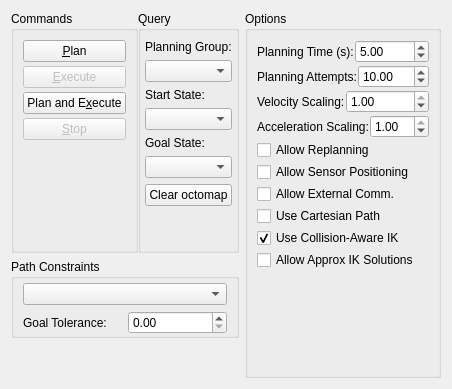
     <widget class="QWidget" name="planning">
      <attribute name="title">
       <string>Planning</string>
      </attribute>
      <layout class="QHBoxLayout" name="horizontalLayout_9">
       <item>
        <layout class="QVBoxLayout" name="verticalLayout_11">
         <item>
          <layout class="QHBoxLayout" name="horizontalLayout_7">
           <property name="spacing">
            <number>0</number>
           </property>
           <item>
            <widget class="QGroupBox" name="groupBox_9">
             <property name="title">
              <string>Commands</string>
             </property>
             <layout class="QVBoxLayout" name="verticalLayout_9">
              <property name="spacing">
               <number>4</number>
              </property>
              <item>
               <widget class="QPushButton" name="plan_button">
                <property name="text">
                 <string>&amp;Plan</string>
                </property>
               </widget>
              </item>
              <item>
               <widget class="QPushButton" name="execute_button">
                <property name="enabled">
                 <bool>false</bool>
                </property>
                <property name="text">
                 <string>&amp;Execute</string>
                </property>
               </widget>
              </item>
              <item>
               <widget class="QPushButton" name="plan_and_execute_button">
                <property name="text">
                 <string>Plan and E&amp;xecute</string>
                </property>
               </widget>
              </item>
              <item>
               <widget class="QPushButton" name="stop_button">
                <property name="enabled">
                 <bool>false</bool>
                </property>
                <property name="text">
                 <string>&amp;Stop</string>
                </property>
               </widget>
              </item>
              <item>
               <widget class="QLabel" name="result_label">
                <property name="layoutDirection">
                 <enum>Qt::LeftToRight</enum>
                </property>
                <property name="text">
                 <string/>
                </property>
                <property name="alignment">
                 <set>Qt::AlignCenter</set>
                </property>
                <property name="wordWrap">
                 <bool>false</bool>
                </property>
               </widget>
              </item>
             </layout>
            </widget>
           </item>
           <item>
            <widget class="QGroupBox" name="groupBox_11">
             <property name="title">
              <string>Query</string>
             </property>
             <layout class="QGridLayout" name="gridLayout_6">
              <property name="leftMargin">
               <number>4</number>
              </property>
              <property name="rightMargin">
               <number>4</number>
              </property>
              <property name="bottomMargin">
               <number>4</number>
              </property>
              <item row="1" column="0">
               <layout class="QVBoxLayout" name="verticalLayout_planning_group">
                <item>
                 <widget class="QLabel" name="label_planning_group">
                  <property name="text">
                   <string>Planning Group:</string>
                  </property>
                 </widget>
                </item>
                <item>
                 <widget class="QComboBox" name="planning_group_combo_box"/>
                </item>
               </layout>
              </item>
              <item row="2" column="0">
               <layout class="QVBoxLayout" name="verticalLayout_start_state">
                <item>
                 <widget class="QLabel" name="label_start_state">
                  <property name="text">
                   <string>Start State:</string>
                  </property>
                 </widget>
                </item>
                <item>
                 <widget class="QComboBox" name="start_state_combo_box"/>
                </item>
               </layout>
              </item>
              <item row="3" column="0">
               <layout class="QVBoxLayout" name="verticalLayout_goal_state">
                <item>
                 <widget class="QLabel" name="label_goal_state">
                  <property name="text">
                   <string>Goal State:</string>
                  </property>
                 </widget>
                </item>
                <item>
                 <widget class="QComboBox" name="goal_state_combo_box"/>
                </item>
               </layout>
              </item>
              <item row="4" column="0">
               <widget class="QPushButton" name="clear_octomap_button">
                <property name="text">
                 <string>Clear octomap</string>
                </property>
               </widget>
              </item>
              <item row="5" column="0">
               <spacer name="verticalSpacer">
                <property name="orientation">
                 <enum>Qt::Vertical</enum>
                </property>
                <property name="sizeHint" stdset="0">
                 <size>
                  <width>20</width>
                  <height>40</height>
                 </size>
                </property>
               </spacer>
              </item>
             </layout>
            </widget>
           </item>
          </layout>
         </item>
         <item>
          <widget class="QGroupBox" name="groupBox_12">
           <property name="title">
            <string>Path Constraints</string>
           </property>
           <layout class="QVBoxLayout" name="verticalLayout_15">
            <property name="topMargin">
             <number>4</number>
            </property>
            <property name="bottomMargin">
             <number>1</number>
            </property>
            <item>
             <widget class="QComboBox" name="path_constraints_combo_box"/>
            </item>
            <item>
             <layout class="QHBoxLayout" name="horizontalLayout_11">
              <item>
               <widget class="QLabel" name="label_6">
                <property name="text">
                 <string>Goal Tolerance:</string>
                </property>
               </widget>
              </item>
              <item>
               <widget class="QDoubleSpinBox" name="goal_tolerance"/>
              </item>
             </layout>
            </item>
           </layout>
          </widget>
         </item>
         <item>
          <spacer name="verticalSpacer_3">
           <property name="orientation">
            <enum>Qt::Vertical</enum>
           </property>
           <property name="sizeHint" stdset="0">
            <size>
             <width>20</width>
             <height>40</height>
            </size>
           </property>
          </spacer>
         </item>
        </layout>
       </item>
       <item>
        <widget class="QGroupBox" name="groupBox_10">
         <property name="title">
          <string>Options</string>
         </property>
         <layout class="QVBoxLayout" name="verticalLayout_10">
          <property name="spacing">
           <number>2</number>
          </property>
          <item>
           <layout class="QHBoxLayout" name="horizontalLayout_3">
            <property name="spacing">
             <number>1</number>
            </property>
            <item>
             <widget class="QLabel" name="label_9">
              <property name="text">
               <string>Planning Time (s):</string>
              </property>
             </widget>
            </item>
            <item>
             <widget class="QDoubleSpinBox" name="planning_time">
              <property name="sizePolicy">
               <sizepolicy hsizetype="Minimum" vsizetype="Fixed">
                <horstretch>0</horstretch>
                <verstretch>0</verstretch>
               </sizepolicy>
              </property>
              <property name="maximum">
               <double>300.000000000000000</double>
              </property>
              <property name="value">
               <double>5.000000000000000</double>
              </property>
             </widget>
            </item>
           </layout>
          </item>
          <item>
           <layout class="QHBoxLayout" name="horizontalLayout_15">
            <property name="spacing">
             <number>1</number>
            </property>
            <item>
             <widget class="QLabel" name="label_10">
              <property name="text">
               <string>Planning Attempts:</string>
              </property>
             </widget>
            </item>
            <item>
             <widget class="QDoubleSpinBox" name="planning_attempts">
              <property name="sizePolicy">
               <sizepolicy hsizetype="Minimum" vsizetype="Fixed">
                <horstretch>0</horstretch>
                <verstretch>0</verstretch>
               </sizepolicy>
              </property>
              <property name="maximum">
               <double>1000.000000000000000</double>
              </property>
              <property name="value">
               <double>10.000000000000000</double>
              </property>
             </widget>
            </item>
           </layout>
          </item>
          <item>
           <layout class="QHBoxLayout" name="horizontalLayout_10">
            <property name="spacing">
             <number>1</number>
            </property>
            <item>
             <widget class="QLabel" name="label_11">
              <property name="text">
               <string>Velocity Scaling:</string>
              </property>
             </widget>
            </item>
            <item>
             <widget class="QDoubleSpinBox" name="velocity_scaling_factor">
              <property name="maximum">
               <double>1.000000000000000</double>
              </property>
              <property name="singleStep">
               <double>0.010000000000000</double>
              </property>
              <property name="value">
               <double>1.000000000000000</double>
              </property>
             </widget>
            </item>
           </layout>
          </item>
          <item>
           <layout class="QHBoxLayout" name="horizontalLayout_20">
            <property name="spacing">
             <number>1</number>
            </property>
            <item>
             <widget class="QLabel" name="label_20">
              <property name="text">
               <string>Acceleration Scaling:</string>
              </property>
             </widget>
            </item>
            <item>
             <widget class="QDoubleSpinBox" name="acceleration_scaling_factor">
              <property name="maximum">
               <double>1.000000000000000</double>
              </property>
              <property name="singleStep">
               <double>0.010000000000000</double>
              </property>
              <property name="value">
               <double>1.000000000000000</double>
              </property>
             </widget>
            </item>
           </layout>
          </item>
          <item>
           <widget class="QCheckBox" name="allow_replanning">
            <property name="text">
             <string>Allow Replanning</string>
            </property>
            <property name="checked">
             <bool>false</bool>
            </property>
           </widget>
          </item>
          <item>
           <widget class="QCheckBox" name="allow_looking">
            <property name="text">
             <string>Allow Sensor Positioning</string>
            </property>
            <property name="checked">
             <bool>false</bool>
            </property>
           </widget>
          </item>
          <item>
           <widget class="QCheckBox" name="allow_external_program">
            <property name="text">
             <string>Allow External Comm.</string>
            </property>
            <property name="checked">
             <bool>false</bool>
            </property>
           </widget>
          </item>
          <item>
           <widget class="QCheckBox" name="use_cartesian_path">
            <property name="text">
             <string>Use Cartesian Path</string>
            </property>
            <property name="checked">
             <bool>false</bool>
            </property>
           </widget>
          </item>
          <item>
           <widget class="QCheckBox" name="collision_aware_ik">
            <property name="text">
             <string>Use Collision-Aware IK</string>
            </property>
            <property name="checked">
             <bool>true</bool>
            </property>
           </widget>
          </item>
          <item>
           <widget class="QCheckBox" name="approximate_ik">
            <property name="text">
             <string>Allow Approx IK Solutions</string>
            </property>
           </widget>
          </item>
          <item>
           <spacer name="verticalSpacer_2">
            <property name="orientation">
             <enum>Qt::Vertical</enum>
            </property>
            <property name="sizeHint" stdset="0">
             <size>
              <width>20</width>
              <height>40</height>
             </size>
            </property>
           </spacer>
          </item>
         </layout>
        </widget>
       </item>
      </layout>
     </widget>
